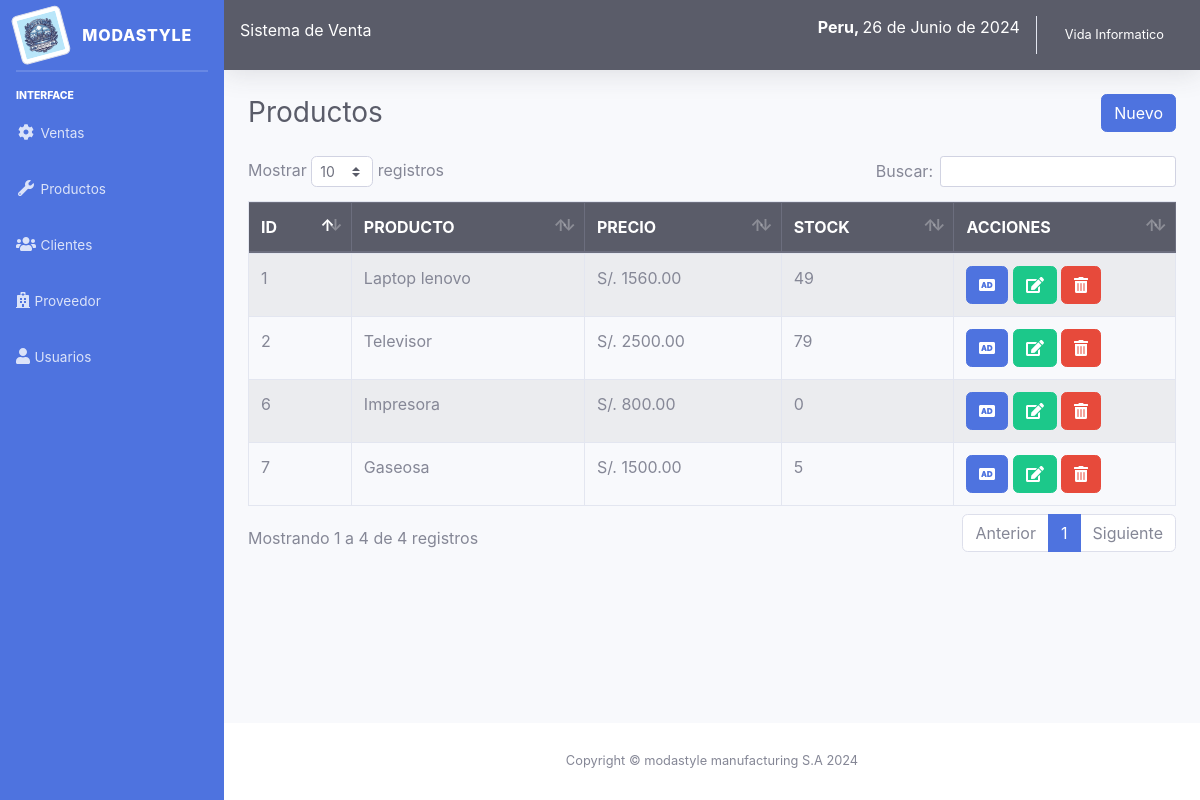
/sistema/lista_productos.php (signed in), run on the app's committed database.
### tables this page shows
CREATE TABLE `producto` (
  `codproducto` int(11) NOT NULL,
  `descripcion` varchar(200) NOT NULL,
  `proveedor` int(11) NOT NULL,
  `precio` decimal(10,2) NOT NULL,
  `existencia` int(11) NOT NULL,
  `usuario_id` int(11) NOT NULL
);

### sistema/lista_productos.php (the view)
<?php include_once "includes/header.php"; ?>
<div class="container-fluid">
	<div class="d-sm-flex align-items-center justify-content-between mb-4">
		<h1 class="h3 mb-0 text-gray-800">Productos</h1>
		<a href="registro_producto.php" class="btn btn-primary">Nuevo</a>
	</div>
	<div class="row">
		<div class="col-lg-12">
			<div class="table-responsive">
				<table class="table table-striped table-bordered" id="table">
					<thead class="thead-dark">
						<tr>
							<th>ID</th>
							<th>PRODUCTO</th>
							<th>PRECIO</th>
							<th>STOCK</th>
							<?php if ($_SESSION['rol'] == 1) { ?>
							<th>ACCIONES</th>
							<?php } ?>
						</tr>
					</thead>
					<tbody>
						<?php
						include "../conexion.php";
						$query = mysqli_query($conexion, "SELECT * FROM producto");
						$result = mysqli_num_rows($query);
						if ($result > 0) {
							while ($data = mysqli_fetch_assoc($query)) { ?>
								<tr>
									<td><?php echo $data['codproducto']; ?></td>
									<td><?php echo $data['descripcion']; ?></td>
									<td>S/. <?php echo $data['precio']; ?></td>
									<td><?php echo $data['existencia']; ?></td>
										<?php if ($_SESSION['rol'] == 1) { ?>
									<td>
										<a href="agregar_producto.php?id=<?php echo $data['codproducto']; ?>" class="btn btn-primary"><i class='fas fa-audio-description'></i></a>
										<a href="editar_producto.php?id=<?php echo $data['codproducto']; ?>" class="btn btn-success"><i class='fas fa-edit'></i></a>
										<form action="eliminar_producto.php?id=<?php echo $data['codproducto']; ?>" method="post" class="confirmar d-inline">
											<button class="btn btn-danger" type="submit"><i class='fas fa-trash-alt'></i> </button>
										</form>
									</td>
										<?php } ?>
								</tr>
						<?php }
						} ?>
					</tbody>
				</table>
			</div>
		</div>
	</div>
</div>
</div>
<?php include_once "includes/footer.php"; ?>

### sistema/includes/header.php (shortened to what this page needs)
<?php
include "includes/functions.php";
?>
<!DOCTYPE html>
<html lang="en">
<head>
	<link href="css/sb-admin-2.min.css" rel="stylesheet">
	<link rel="stylesheet" href="css/dataTables.bootstrap4.min.css">
	<link rel="stylesheet" href="https://cdn.jsdelivr.net/npm/bootstrap-icons@1.11.3/font/bootstrap-icons.min.css">
</head>
<body id="page-top">
	<div id="wrapper">
		<?php include_once "includes/menu.php"; ?>
		<div id="content-wrapper" class="d-flex flex-column">
			<div id="content">
				<nav class="navbar navbar-expand navbar-light bg-dark text-white topbar mb-4 static-top shadow">
					<div class="input-group d-flex align-items-center">
						<h6>Sistema de Venta</h6>
						<p class="ml-auto"><strong>Peru, </strong><?php echo fechaPeru(); ?></p>
					</div>
					<ul class="navbar-nav ml-auto">
						<li class="nav-item dropdown no-arrow">
							<a class="nav-link dropdown-toggle" href="#" id="userDropdown" role="button" data-toggle="dropdown" aria-haspopup="true" aria-expanded="false">
								<span class="mr-2 d-none d-lg-inline small text-white"><?php echo $_SESSION['nombre']; ?></span>
							</a>
						</li>
					</ul>
				</nav>

### sistema/includes/menu.php (shortened to what this page needs)
<ul class="navbar-nav sidebar bg-primary sidebar-dark accordion" id="accordionSidebar" style="/* background-color: #b6b9cc */">
	<a class="sidebar-brand d-flex align-items-center justify-content-center" href="index.php">
		<div class="sidebar-brand-icon rotate-n-15">
			<img src="img/logo2.jpeg" class="img-thumbnail">
		</div>
		<div class="sidebar-brand-text mx-3">Modastyle</div>
	</a>
	<hr class="sidebar-divider my-0">
	<hr class="sidebar-divider">
	<div class="sidebar-heading text-white">
		Interface
	</div>
	<li class="nav-item">
		<a class="nav-link collapsed" href="#" data-toggle="collapse" data-target="#collapseTwo" aria-expanded="true" aria-controls="collapseTwo">
			<i class="fas fa-fw fa-cog"></i>
			<span>Ventas</span>
		</a>
	</li>
	<li class="nav-item">
		<a class="nav-link collapsed" href="#" data-toggle="collapse" data-target="#collapseUtilities" aria-expanded="true" aria-controls="collapseUtilities">
			<i class="fas fa-fw fa-wrench"></i>
			<span>Productos</span>
		</a>
	</li>
	<li class="nav-item">
		<a class="nav-link collapsed" href="#" data-toggle="collapse" data-target="#collapseClientes" aria-expanded="true" aria-controls="collapseUtilities">
			<i class="fas fa-users"></i>
			<span>Clientes</span>
		</a>
	</li>
	<li class="nav-item">
		<a class="nav-link collapsed" href="#" data-toggle="collapse" data-target="#collapseProveedor" aria-expanded="true" aria-controls="collapseUtilities">
			<i class="fas fa-hospital"></i>
			<span>Proveedor</span>
		</a>
	</li>
	<?php if ($_SESSION['rol'] == 1) { ?>
		<li class="nav-item">
			<a class="nav-link collapsed" href="#" data-toggle="collapse" data-target="#collapseUsuarios" aria-expanded="true" aria-controls="collapseUtilities">
				<i class="fas fa-user"></i>
				<span>Usuarios</span>
			</a>
		</li>
	<?php } ?>
</ul>

### sistema/includes/footer.php (shortened to what this page needs)
<footer class="sticky-footer bg-white">
  <div class="container my-auto">
    <div class="copyright text-center my-auto">
      <span>Copyright &copy; modastyle manufacturing S.A <?php echo date("Y"); ?></span>
    </div>
  </div>
</footer>
</div>
</div>
</body>
</html>

### data on the page
producto: codproducto "1", descripcion "Laptop lenovo", precio "1560.00", existencia "49"
producto: codproducto "2", descripcion "Televisor", precio "2500.00", existencia "79"
producto: codproducto "6", descripcion "Impresora", precio "800.00", existencia "0"
producto: codproducto "7", descripcion "Gaseosa", precio "1500.00", existencia "5"

### other printed values
fechaPeru() "26 de Junio de 2024"
$_SESSION['nombre'] "Vida Informatico"
